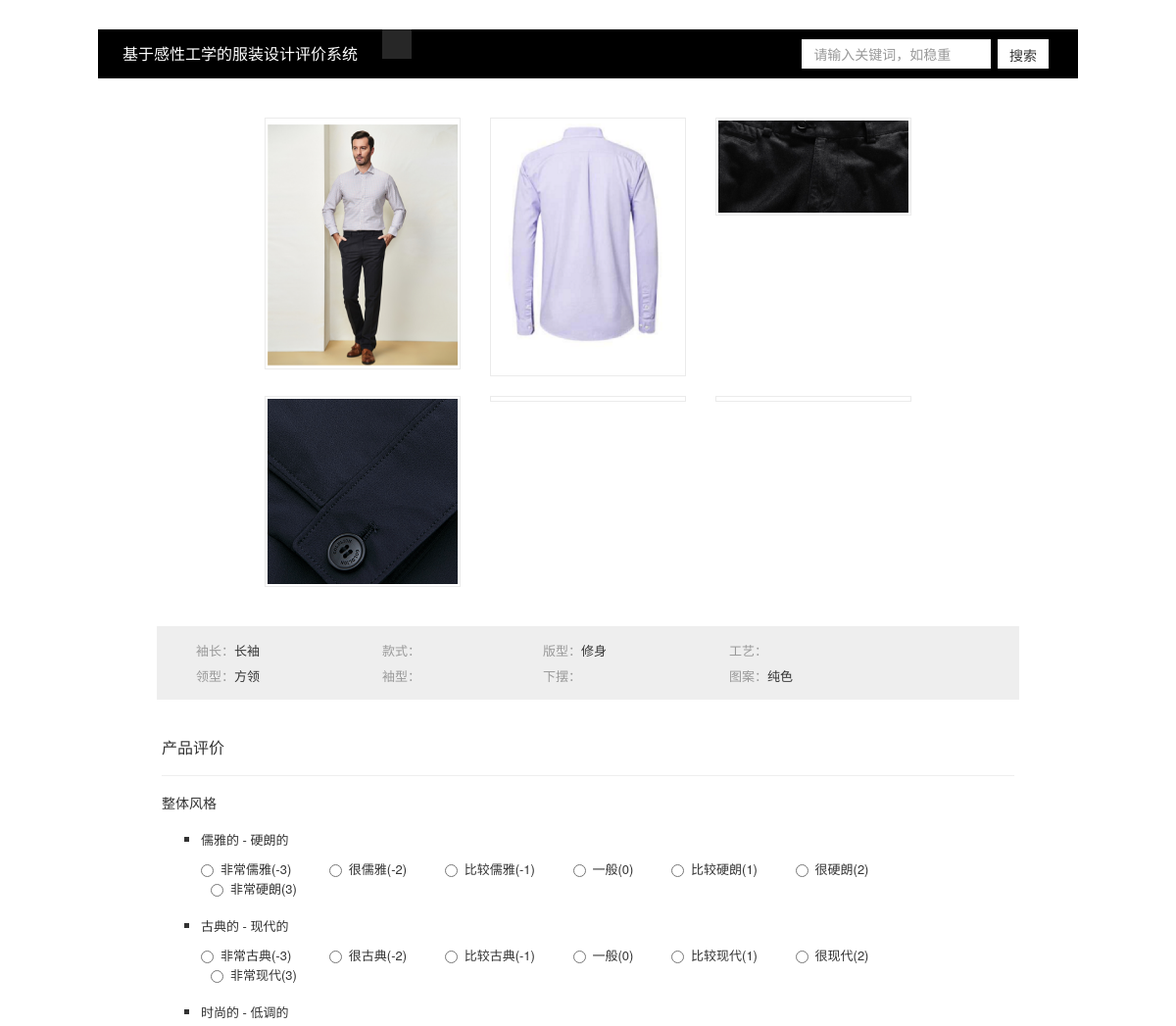
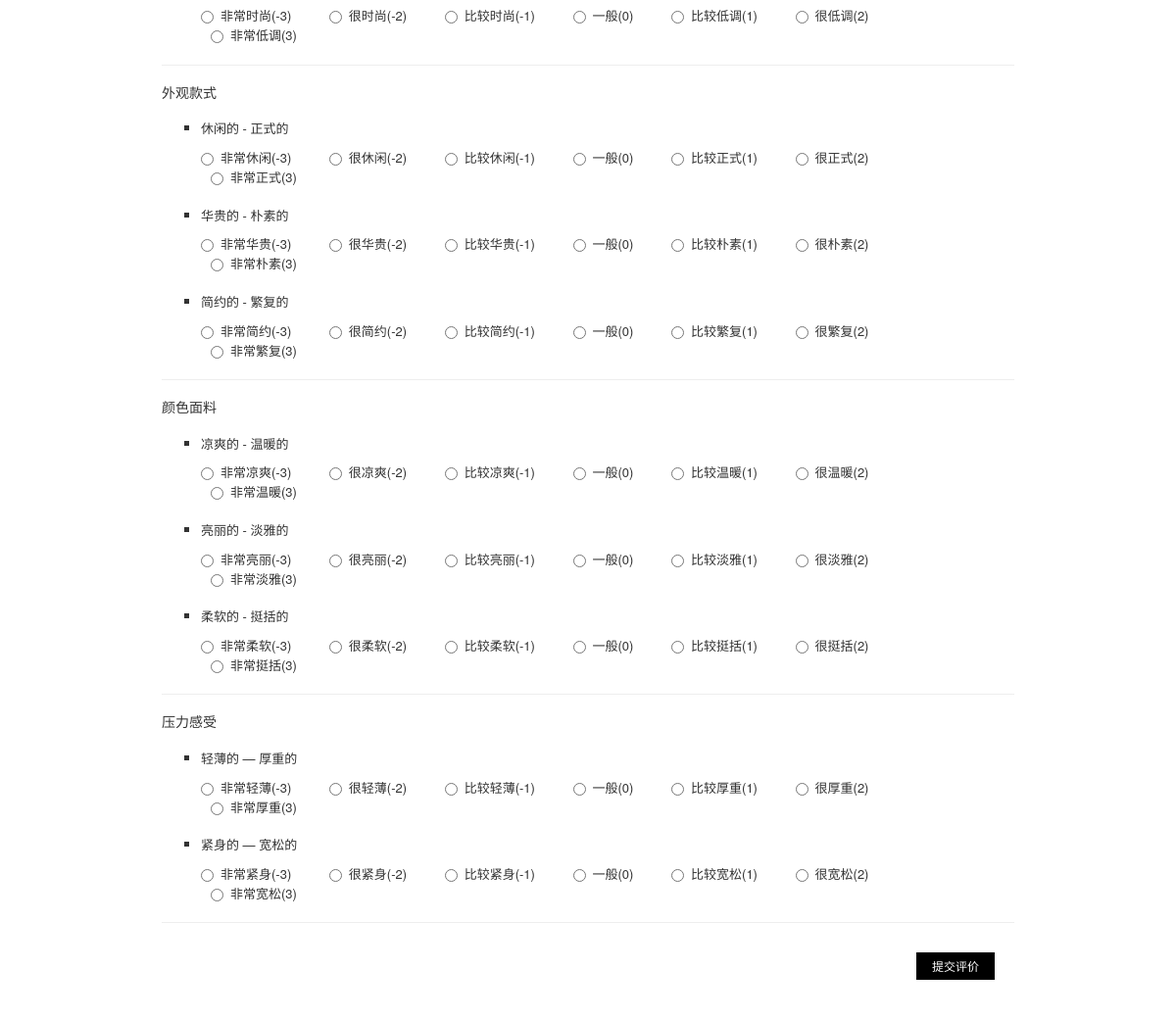
Screenshot of /pages/details.php?id=1&table=long_sleeved_blouse with the database file from the repository (2 pictures, top to bottom).
### tables this page shows
CREATE TABLE `long_sleeved_blouse` (
  `id` int(11) unsigned NOT NULL AUTO_INCREMENT,
  `image1` char(255) DEFAULT NULL,
  `image2` char(255) DEFAULT NULL,
  `image3` char(255) DEFAULT NULL,
  `image4` char(255) DEFAULT NULL,
  `image5` char(255) DEFAULT NULL,
  `image6` char(255) DEFAULT NULL,
  `sleeve_length` text,
  `model` text,
  `collar_type` text,
  `fabric` text,
  `color` text,
  `pattern` text,
  `thickness` text,
  `style` text,
  `link` text,
  `design` text,
  `sleeve_style` text,
  `lower_hem` text,
  `craft` text,
  PRIMARY KEY (`id`)
);

### pages/details.php (the view, shortened to what the rows shown need)
<?php
include('../connectMysql.php');
?>
<!DOCTYPE html>
<html lang="zh-CN">
<head>
    <link href="../style/bootstrap.min.css" rel="stylesheet">
    <link rel="stylesheet" href="../style/details.css">
</head>
<body>
<div class="container-fluid details-page">
    <?php
        $clotheId = $_GET['id'];
        $table = $_GET['table'];
        $sql = "SELECT * FROM $table WHERE id = '{$clotheId}'";
        $result = $conn->query($sql);
        if ($result->num_rows > 0) {
            while ($row = $result->fetch_assoc()) {
                echo "<div class='pictures'><div class='row'><div class='col-md-4 col-sm-4'><a href='#' class='thumbnail'><img src='{$row['image1']}' alt=''></a></div>".
                     "<div class='col-md-4 col-sm-4'><a href='#' class='thumbnail'><img src='{$row['image2']}' alt=''></a></div>".
                     "<div class='col-md-4 col-sm-4'><a href='#' class='thumbnail'><img src='{$row['image3']}' alt=''></a></div></div>".
                     "<div class='row'><div class='col-md-4 col-sm-4'><a href='#' class='thumbnail'><img src='{$row['image4']}' alt=''></a></div>".
                     "<div class='col-md-4 col-sm-4'><a href='#' class='thumbnail'><img src='{$row['image5']}' alt=''></a></div>".
                     "<div class='col-md-4 col-sm-4'><a href='#' class='thumbnail'><img src='{$row['image6']}' alt=''></a></div></div></div>";
                if ($table == 'western_style_pants' || $table == 'casual_pants') {
                    echo "<div class='clothes-attribute-table'><div class='contents'><div class='list'><div class='first'><span class='name'>裤长：</span><span class='attribute'>{$row['pant_length']}</span><br></div>".
                        "<div class='second'><span class='name'>腰型：</span><span class='attribute'>{$row['waist_type']}</span><br></div></div>".
                        "<div class='list'><div class='first'><span class='name'>款式：</span><span class='attribute'>{$row['design']}</span><br></div>".
                        "<div class='second'><span class='name'>裤脚：</span><span class='attribute'>{$row['pant_bottom']}</span><br></div></div>".
                        "<div class='list'><div class='first'><span class='name'>裤型：</span><span class='attribute'>{$row['model']}</span><br></div>".
                        "<div class='second'><span class='name'>弹力：</span><span class='attribute'>{$row['elastic_force']}</span><br></div></div>".
                        "<div class='list'><div class='first'><span class='name'>工艺：</span><span class='attribute'>{$row['craft']}</span><br></div>".
                        "<div class='second'><span class='name'>图案：</span><span class='attribute'>{$row['pattern']}</span><br></div></div></div></div>";
                } else {
                    echo "<div class='clothes-attribute-table'><div class='contents'><div class='list'><div class='first'><span class='name'>袖长：</span><span class='attribute'>{$row['sleeve_length']}</span><br></div>".
                        "<div class='second'><span class='name'>领型：</span><span class='attribute'>{$row['collar_type']}</span><br></div></div>".
                        "<div class='list'><div class='first'><span class='name'>款式：</span><span class='attribute'>{$row['design']}</span><br></div>".
                        "<div class='second'><span class='name'>袖型：</span><span class='attribute'>{$row['sleeve_style']}</span><br></div></div>".
                        "<div class='list'><div class='first'><span class='name'>版型：</span><span class='attribute'>{$row['model']}</span><br></div>".
                        "<div class='second'><span class='name'>下摆：</span><span class='attribute'>{$row['lower_hem']}</span><br></div></div>".
                        "<div class='list'><div class='first'><span class='name'>工艺：</span><span class='attribute'>{$row['craft']}</span><br></div>".
                        "<div class='second'><span class='name'>图案：</span><span class='attribute'>{$row['pattern']}</span><br></div></div></div></div>";
                }
            }
        }
    ?>
</div>
</body>
</html>

### rows the page displays
long_sleeved_blouse: image1 (picture), image2 (picture), image3 (picture), image4 (picture), sleeve_length "长袖", collar_type "方领", model "修身", pattern "纯色"
